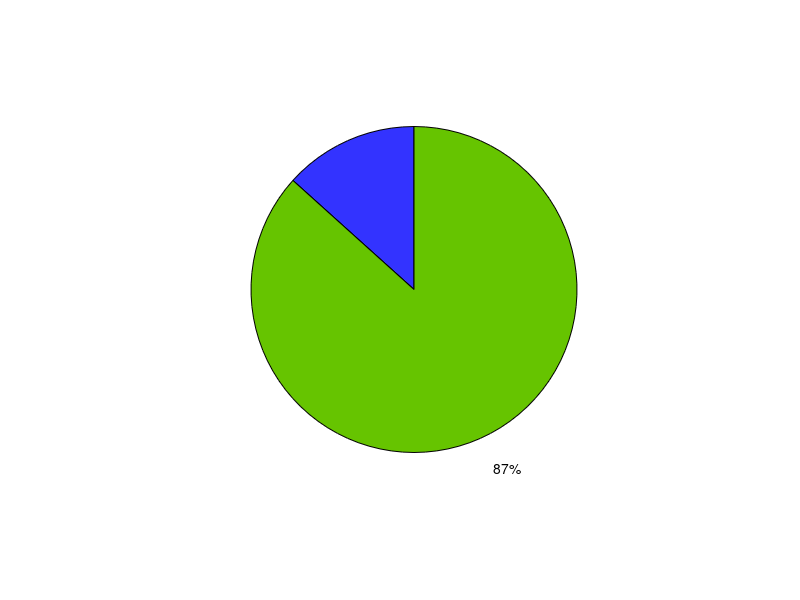

Write MATLAB code to recreate this figure. (Note: this script raises an error after producing the figure.)
X = [0.13331891514091714941747776235181 ...
    0.86668108485908285058252223764819];
labels = {'','87%'};
p = pie(X,labels)
colormap([0.2 0.2 1;   % Blue
          .4 .77 0]);  % Green
t = p(4);
t.FontSize = 17;
title('Translink 2016 Go-Card Usage','Fontsize',15,'FontName','verdana')
legend({'No Go-Card','Trips made using a Go-Card'},'Location','northeast')
print('2016_pie_chart', '-dpng', '-r777');